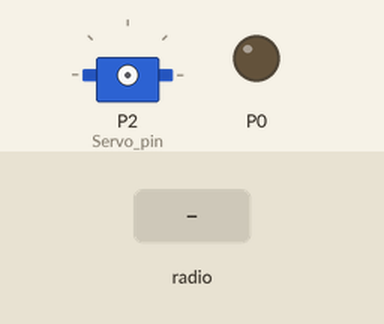
A program run on a simulated BBC micro:bit running MicroPython. Parts: servo, output pins drawn as LEDs (lit = HIGH). The test bench sets the inputs (shaded band). Servo angles are drawn from the pulse width (0.5 ms = 0°, 2.5 ms = 180°).

Above: at 1.2 s.
1.3 s: radio message "a message" arrives
At 1.4 s:
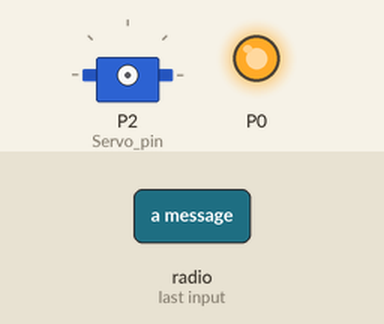
At 4.0 s:
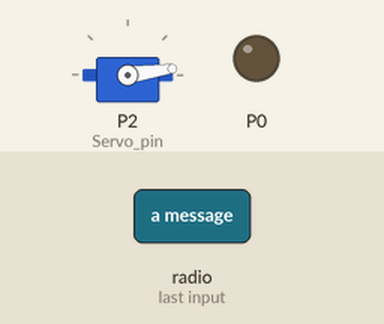
4.3 s: radio message "a message" arrives
At 5.8 s:
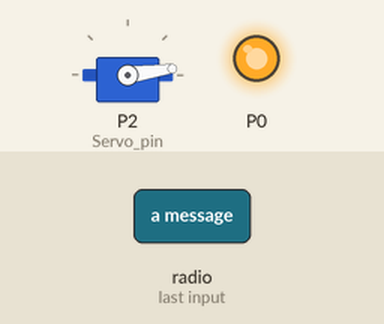
Timing chart, 0 to 9.6 s (numbered marks = the images above; inputs shaded):
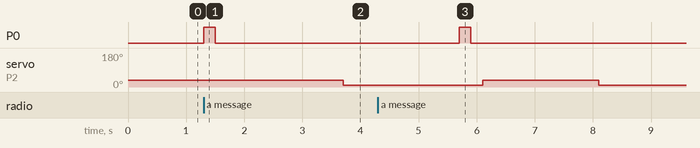

The program:

reindeer.py
```python
from microbit import *


#  adapted from https://github.com/microbit-playground/microbit-servo-class

import time


import radio
radio.on()


class Servo:

    """
    A simple class for controlling hobby servos.

    Args:
        pin (pin0 .. pin3): The pin where servo is connected.
        freq (int): The frequency of the signal, in hertz.
        min_us (int): The minimum signal length supported by the servo.
        max_us (int): The maximum signal length supported by the servo.
        angle (int): The angle between minimum and maximum positions.

    Usage:
        SG90 @ 3.3v servo connected to pin0
        = Servo(pin0).write_angle(90)
    """

    def __init__(self, pin, freq=50, min_us=600, max_us=2400, angle=180):
        self.min_us = min_us
        self.max_us = max_us
        self.us = 0
        self.freq = freq
        self.angle = angle
        self.analog_period = 0
        self.pin = pin
        analog_period = round((1/self.freq) * 1000)  # hertz to miliseconds
        self.pin.set_analog_period(analog_period)

    def write_us(self, us):
        us = min(self.max_us, max(self.min_us, us))
        duty = round(us * 1024 * self.freq // 1000000)
        self.pin.write_analog(duty)
        time.sleep(1)
        self.pin.write_digital(0)  # turn the pin off

    def write_angle(self, degrees=None):
        degrees = degrees % 360
        total_range = self.max_us - self.min_us
        us = self.min_us + total_range * degrees // self.angle
        self.write_us(us)


Servo_pin = pin2

servo = Servo(Servo_pin)

while True:
    new_message = radio.receive()
    if new_message == "a message":
        pin0.write_digital(1)  # turn pin0 (and the LED) on
        sleep(200)             # delay for half a second (500 milliseconds)
        pin0.write_digital(0)  # turn pin0 (and the LED) off
        sleep(200)
        # pin1.write_digital(1)  # turn pin0 (and the LED) on
        # sleep(200)             # delay for half a second (500 milliseconds)
        # pin1.write_digital(0)  # turn pin0 (and the LED) off
        # sleep(500)
        servo.write_angle(30) # changes servo position to 180
        time.sleep(1) # delays the next line of code by 1s
        servo.write_angle(0) # changes servo position back to 0
        time.sleep(1) # delays the next line of code by 1s
    else:
        pass
```

Measured:
- after the input at 1.3 s, P0: LOW → HIGH at once, → LOW 0.20 s later; servo on P2 (Servo_pin): 36° → 8° after 2.4 s
- after the input at 4.3 s, P0: LOW → HIGH after 1.4 s, → LOW 0.20 s later; servo on P2 (Servo_pin): 8° → 36° after 1.8 s, → 8° 2.0 s later
